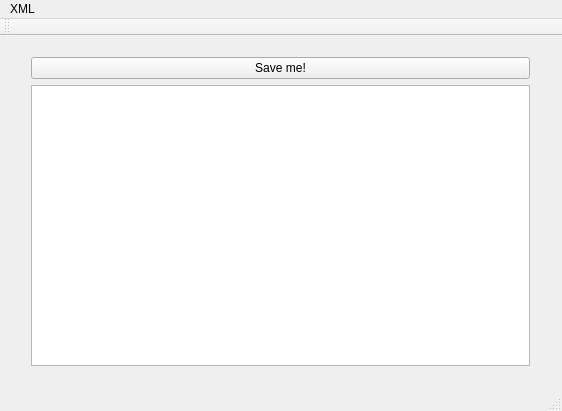
<?xml version="1.0" encoding="UTF-8"?>
<ui version="4.0">
 <class>MainWindow</class>
 <widget class="QMainWindow" name="MainWindow">
  <property name="geometry">
   <rect>
    <x>0</x>
    <y>0</y>
    <width>562</width>
    <height>411</height>
   </rect>
  </property>
  <property name="windowTitle">
   <string>MainWindow</string>
  </property>
  <widget class="QWidget" name="centralWidget">
   <widget class="QWidget" name="">
    <property name="geometry">
     <rect>
      <x>20</x>
      <y>10</y>
      <width>521</width>
      <height>331</height>
     </rect>
    </property>
    <layout class="QVBoxLayout" name="verticalLayout">
     <item>
      <widget class="QPushButton" name="pushButton">
       <property name="text">
        <string>Save me!</string>
       </property>
      </widget>
     </item>
     <item>
      <widget class="QTreeView" name="treeView"/>
     </item>
    </layout>
   </widget>
  </widget>
  <widget class="QMenuBar" name="menuBar">
   <property name="geometry">
    <rect>
     <x>0</x>
     <y>0</y>
     <width>562</width>
     <height>21</height>
    </rect>
   </property>
   <widget class="QMenu" name="menuXML">
    <property name="title">
     <string>XML</string>
    </property>
   </widget>
   <addaction name="menuXML"/>
  </widget>
  <widget class="QToolBar" name="mainToolBar">
   <attribute name="toolBarArea">
    <enum>TopToolBarArea</enum>
   </attribute>
   <attribute name="toolBarBreak">
    <bool>false</bool>
   </attribute>
  </widget>
  <widget class="QStatusBar" name="statusBar"/>
 </widget>
 <layoutdefault spacing="6" margin="11"/>
 <resources/>
 <connections/>
</ui>
